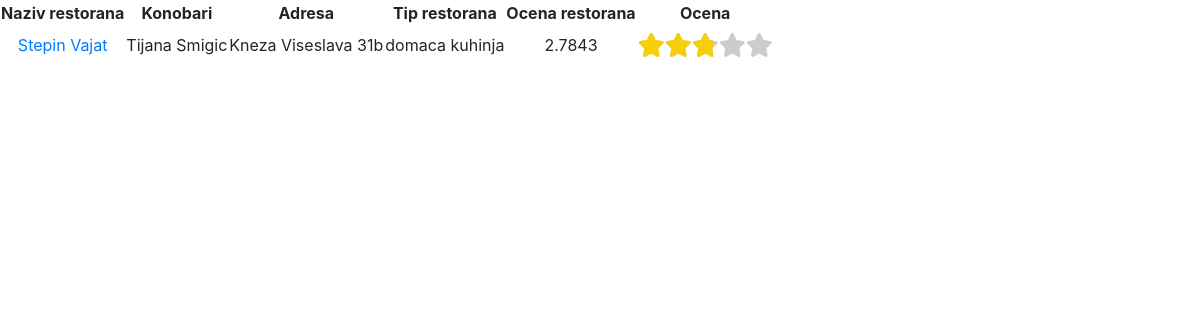
The page /gost_restorani_prikaz_restorana.php?pretaga_naziv=Stepin Vajat on the database its author committed.
### tables this page shows
CREATE TABLE IF NOT EXISTS `restorani` (
  `id` int NOT NULL AUTO_INCREMENT,
  `naziv` varchar(50) NOT NULL,
  `adresa` varchar(50) NOT NULL,
  `tip` enum('kineski','indijski','japanski','domaca kuhinja') NOT NULL,
  `prosecna_ocena` float NOT NULL,
  `mapa` varchar(500) NOT NULL,
  `telefon` varchar(50) NOT NULL,
  `pocetak_radnog_vremena` time NOT NULL,
  `kraj_radnog_vremena` time NOT NULL,
  `opis` varchar(500) NOT NULL,
  `kontakt_osoba` varchar(50) NOT NULL,
  `broj_stolova` int NOT NULL,
  `broj_ocena` int NOT NULL,
  PRIMARY KEY (`id`)
);

CREATE TABLE IF NOT EXISTS `konobari` (
  `kor_ime` varchar(50) NOT NULL,
  `id_restorana` int NOT NULL,
  `aktivnost` enum('aktivan','blokiran') NOT NULL,
  `ime` varchar(50) NOT NULL,
  `prezime` varchar(50) NOT NULL,
  `id` int NOT NULL AUTO_INCREMENT,
  PRIMARY KEY (`id`)
);

### gost_restorani_prikaz_restorana.php (the view, shortened to what this page needs)
<!DOCTYPE html>
<html>
    <head>
        <link rel="stylesheet" type="text/css" href="bootstrap.min.css">
        <link rel="stylesheet" type="text/css" href="izgled_stranice.css">
        <link rel="stylesheet" href="https://cdnjs.cloudflare.com/ajax/libs/font-awesome/6.0.0-beta3/css/all.min.css">
    </head>
    <body>
        <?php
        require 'dbConn.php';
        $sort_naziv = $_GET['sort_naziv'];
        $sort_adresa = $_GET['sort_adresa'];
        $sort_tip = $_GET['sort_tip'];
        $pretaga_naziv = $_GET['pretaga_naziv'];
        $pretaga_adresa = $_GET['pretaga_adresa'];
        $pretaga_tip = $_GET['pretaga_tip'];
        if($sort_naziv == 'neopadajuce'){
            $sort_naziv = 'asc';
        }
        else{
            $sort_naziv = 'desc';
        }
        if($sort_adresa == 'neopadajuce'){
            $sort_adresa = 'asc';
        }
        else{
            $sort_adresa = 'desc';
        }
        if($sort_tip == 'neopadajuce'){
            $sort_tip = 'asc';
        }
        else{
            $sort_tip = 'desc';
        }
        $result = mysqli_query($conn, "select * from restorani where naziv like '%$pretaga_naziv%' and adresa like '%$pretaga_adresa%' and tip like '%$pretaga_tip%' order by naziv ".$sort_naziv.", adresa ".$sort_adresa.", tip ".$sort_tip."");
        ?>
        <table>
            <tr colspan = "2">
                <th>Naziv restorana</th>
                <th>Konobari</th>
                <th>Adresa</th>
                <th>Tip restorana</th>
                <th>Ocena restorana</th>
                <th>Ocena</th>
            </tr>
            <?php
            if(mysqli_num_rows($result)>0){
                while($row = mysqli_fetch_assoc($result)){
                  ?>
            <tr colspan = "2">
                <td><a href="detalji.php?id=<?php echo $row['id']; ?>"><?php echo $row['naziv']; ?></a></td>
                <td><?php
                $id_restorana = $row['id'];
                $result1 = mysqli_query($conn, "select * from konobari where id_restorana='$id_restorana' and aktivnost='aktivan'");
                if(mysqli_num_rows($result1)>0){
                    while($row1 = mysqli_fetch_assoc($result1)){
                        echo $row1['ime'].' '.$row1['prezime'].'<br>';
                    }
                }
                ?></td>
                <td><?php echo $row['adresa'] ?></td>
                <td><?php echo $row['tip'] ?></td>
                <td><?php echo $row['prosecna_ocena'] ?></td>
                <td>
                    <div class="stars-outer">
                        <div class="stars-inner" style="width: <?php echo ($row['prosecna_ocena'] / 5) * 100; ?>%;"></div>
                    </div>
                </td>
            </tr>
            <?php
                }
            }
            ?>
        </table>
    </body>
</html>

### izgled_stranice.css (style rules this page uses)
th { text-align: center; }
td { text-align: center; }

### gost_restorani_prikaz_restorana.php (style rules this page uses)
.stars-outer { display: inline-block; position: relative; font-family: FontAwesome; font-size: 24px; color: #ccc; }
.stars-inner { position: absolute; top: 0; left: 0; white-space: nowrap; overflow: hidden; color: #f8ce0b; }
.stars-inner::before, .stars-outer::before { content: "\f005 \f005 \f005 \f005 \f005"; }

### rows shown on the page
restorani: naziv "Stepin Vajat", adresa "Kneza Viseslava 31b", tip "domaca kuhinja", prosecna_ocena "2.7843"
konobari: ime "Tijana", prezime "Smigic"
